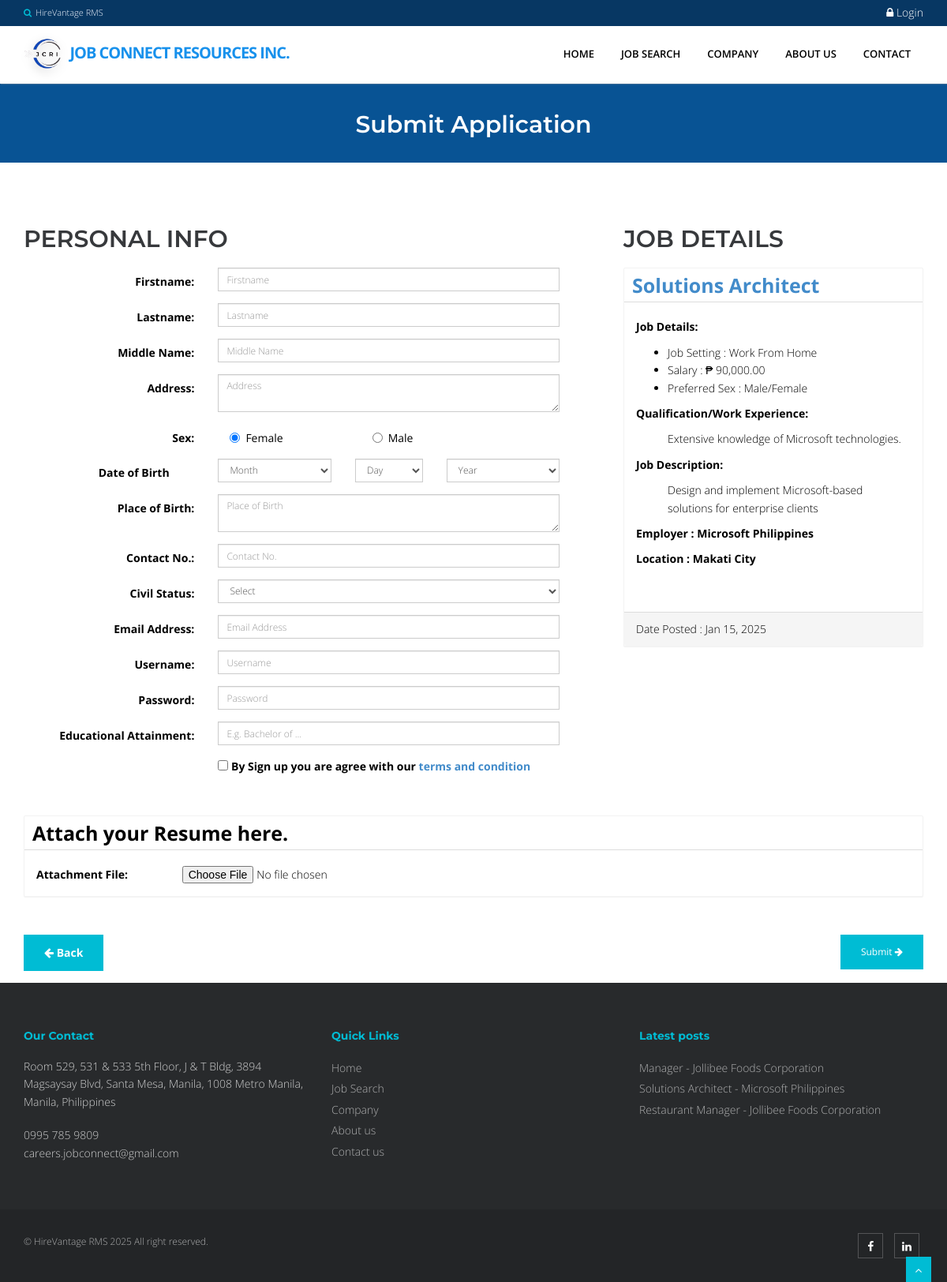
The app's page /index.php?q=apply&job=9, older data.
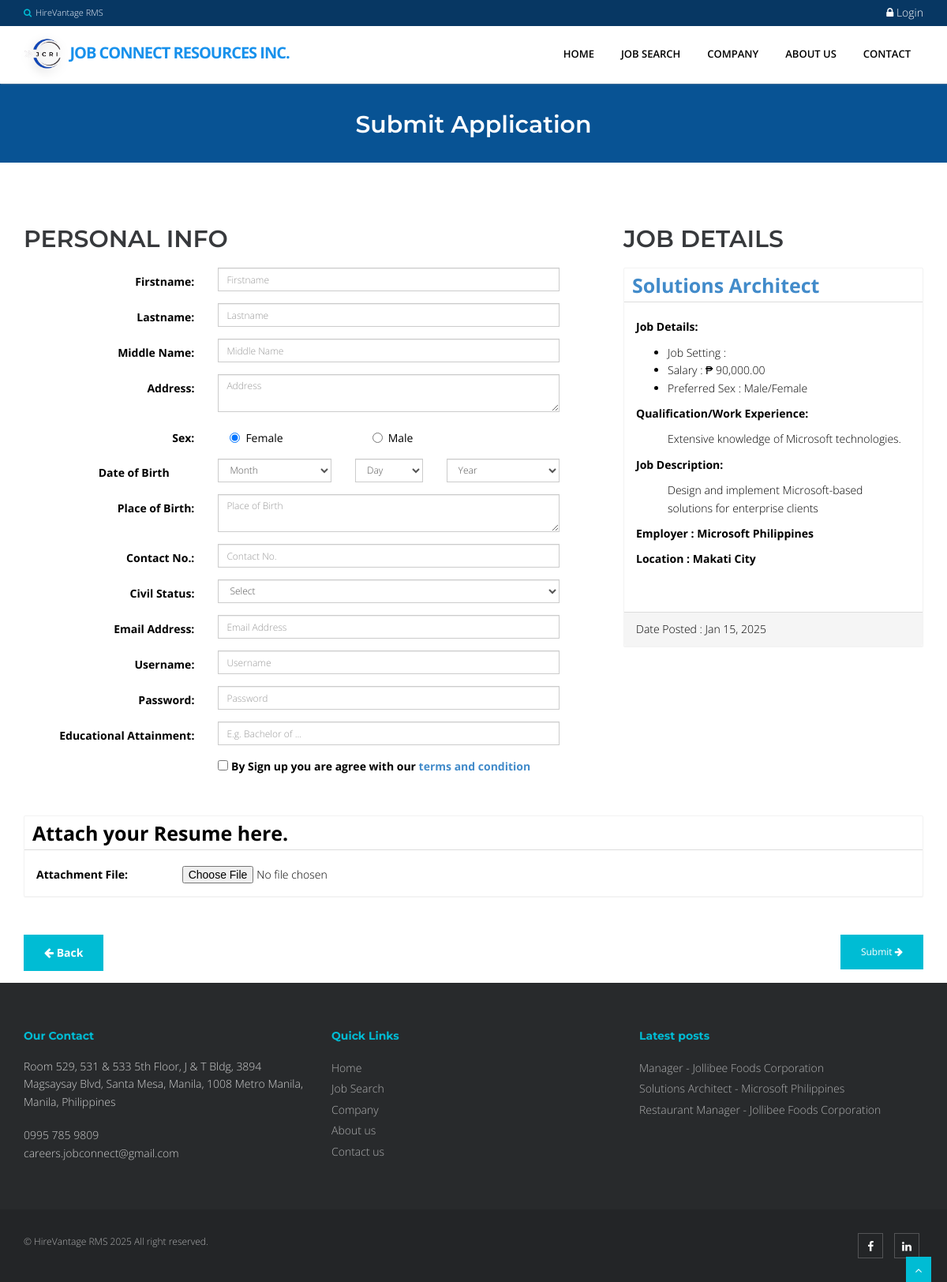
The same page, newer data.
### tables this page shows
CREATE TABLE `tbljob` (
  `JOBID` int(11) NOT NULL,
  `COMPANYID` int(11) NOT NULL,
  `CATEGORY` varchar(250) NOT NULL,
  `OCCUPATIONTITLE` varchar(90) NOT NULL,
  `SALARIES` double NOT NULL,
  `JOBSETTING` varchar(30) NOT NULL,
  `QUALIFICATION_WORKEXPERIENCE` text NOT NULL,
  `JOBDESCRIPTION` text NOT NULL,
  `PREFEREDSEX` varchar(30) NOT NULL,
  `JOBSTATUS` varchar(90) NOT NULL,
  `PUBLISHERID` varchar(30) NOT NULL,
  `DATEPOSTED` datetime NOT NULL,
  `DATEUPDATED` datetime DEFAULT NULL
);

CREATE TABLE `tblcompany` (
  `COMPANYID` int(11) NOT NULL,
  `COMPANYNAME` varchar(90) NOT NULL,
  `COMPANYADDRESS` varchar(90) NOT NULL,
  `COMPANYCONTACTNO` varchar(30) NOT NULL,
  `COMPANYSTATUS` varchar(90) NOT NULL,
  `COMPANYMISSION` text NOT NULL
);

### index.php (called while the page is built, shortened)
<?php
require_once("include/initialize.php");
$view = (isset($_GET['q']) && $_GET['q'] != '') ? $_GET['q'] : '';
switch ($view) {
	case 'apply' :
        $title="Submit Application";
		break;
}
require_once("theme/templates.php");
?>

### include/database.php (called while the page is built, shortened)
<?php
class Database {
    private $conn;
    private $sql_string = '';
    public function open_connection() {
        $this->conn = new mysqli(server, user, pass, database_name);
    }
    public function setQuery($sql = '') {
        $this->sql_string = $sql;
    }
    public function executeQuery() {
        $result = $this->conn->query($this->sql_string);
        return $result;
    }
    private function confirm_query($result) {
        return $result;
    }
    public function loadResultList($key = '') {
        $cur = $this->executeQuery();
        $array = [];
        while ($row = $cur->fetch_object()) {
            if ($key) {
                $array[$row->$key] = $row;
            } else {
                $array[] = $row;
            }
        }
        return $array;
    }
    public function loadSingleResult() {
        $cur = $this->executeQuery();
        $data = $cur->fetch_object();
        return $data;
    }
}
$mydb = new Database();
?>

### theme/templates.php (the view, shortened to what the rows shown need)
 <!DOCTYPE html>
<html lang="en">
<head>
<link href="<?php echo web_root; ?>plugins/home-plugins/css/bootstrap.min.css" rel="stylesheet" />
<link href="<?php echo web_root; ?>plugins/home-plugins/css/fancybox/jquery.fancybox.css" rel="stylesheet">
<link href="<?php echo web_root; ?>plugins/home-plugins/css/flexslider.css" rel="stylesheet" />
<link href="<?php echo web_root; ?>plugins/home-plugins/css/style.css" rel="stylesheet" />
<link rel="stylesheet" href="<?php echo web_root;?>plugins/font-awesome/css/font-awesome.min.css">
<link rel="stylesheet" href="<?php echo web_root;?>plugins/dataTables/jquery.dataTables.min.css">
<link rel="stylesheet" href="<?php echo web_root;?>plugins/dataTables/jquery.dataTables_themeroller.css">
<link href="<?php echo web_root; ?>plugins/datepicker/bootstrap-datetimepicker.min.css" rel="stylesheet" media="screen">
<link href="<?php echo web_root; ?>plugins/datepicker/datepicker3.css" rel="stylesheet" media="screen">
</head>
<body>
<div id="wrapper" class="home-page">
                            <?php
                            $sql = "SELECT * FROM `tblcategory` LIMIT 10";
                            $mydb->setQuery($sql);
                            ?>
      <?php
      if (isset($_GET['q'])) {
        echo '<section id="inner-headline" style="background-color:#085394; height: 100px; padding: 0;">
            <div class="container">
                <div class="row">
                    <div class="col-lg-12">
                        <h2 class="pageTitle">'.$title.'</h2>
                    </div>
                </div>
            </div>
            </section>';
      }
       require_once $content;
        ?>
  <footer>
  <div class="container">
    <div class="row">
      <div class="col-md-4 col-sm-4">
        <div class="widget">
          <ul class="link-list">
            <?php
                  $sql = "SELECT * FROM `tblcompany` c,`tbljob` j WHERE c.`COMPANYID`=j.`COMPANYID`   ORDER BY DATEPOSTED DESC LIMIT 3" ;
                  $mydb->setQuery($sql);
                  $cur = $mydb->loadResultList();
                  foreach ($cur as $result) {
                    echo ' <li><a href="'.web_root.'index.php?q=viewjob&search='.$result->JOBID.'">'.$result->OCCUPATIONTITLE. ' - '. $result->COMPANYNAME .'</a></li>';
                  }
              ?>
          </ul>
        </div>
      </div>
    </div>
  </div>
  </footer>
</div>
</body>
</html>

### applicationform.php (shortened to what the rows shown need)
<section id="content">
  <div class="container content">
    <?php
    if (isset($_GET['job'])) {
        $jobid = $_GET['job'];
    } else {
        $jobid = '';
    }
    $sql = "SELECT * FROM `tblcompany` c,`tbljob` j WHERE c.`COMPANYID`=j.`COMPANYID` AND JOBID = $jobid ORDER BY DATEPOSTED DESC";
    $mydb->setQuery($sql);
    $result = $mydb->loadSingleResult();
    ?>
    <?php
    $userApplied = false;
    $uploadedFileName = '';
    if (isset($_SESSION['APPLICANTID'])) {
        $applicantId = $_SESSION['APPLICANTID'];
        $jobId = $result->JOBID;
        $checkApplicationQuery = "SELECT * FROM `tblattachmentfile` WHERE `USERATTACHMENTID` = '$applicantId' AND `JOBID` = '$jobId'";
        $mydb->setQuery($checkApplicationQuery);
        $resultSet = $mydb->executeQuery();
        if ($mydb->num_rows($resultSet) > 0) {
            $userApplied = true;
            $row = $mydb->fetch_array($resultSet);
            $filelocation = $row['FILE_LOCATION'];
            $uploadedFileName = $row['FILE_NAME'];
        }
    ?>
    <div class="col-sm-12">
        <div class="row">
            <h2 class="">Job Details</h2>
            <div class="panel">
                <div class="panel-header">
                    <div style="border-bottom: 1px solid #ddd; padding: 10px; font-size: 25px; font-weight: bold; color: #000; margin-bottom: 5px;">
                        <a href="<?php echo web_root.'index.php?q=viewjob&search='.$result->JOBID; ?>">
                            <?php echo $result->OCCUPATIONTITLE; ?>
                        </a>
                        <p style="font-size: 14px; font-weight: normal; margin: 5px 0 0;">
                            &nbsp;<?php echo $result->COMPANYNAME; ?>, <?php echo $result->COMPANYADDRESS; ?>
                        </p>
                    </div>
                </div>
                <div class="panel-body">
                    <div class="row contentbody">
                        <div class="col-sm-6">
                            <p>Job Details:</p>
                            <ul>
                                <li><i class="fp-ht-food"></i>Job Setting : <?php echo $result->JOBSETTING; ?></li>
                                <li><i class="fp-ht-food"></i>Salary : ₱ <?php echo number_format($result->SALARIES,2); ?></li>
                                <li><i class="fp-ht-tv"></i>Preferred Sex : <?php echo $result->PREFEREDSEX; ?></li>
                            </ul>
                        </div>
                        <div class="col-sm-12">
                            <p>Qualification/Work Experience:</p>
                            <ul style="list-style: none;">
                                <li><?php echo $result->QUALIFICATION_WORKEXPERIENCE; ?></li>
                            </ul>
                        </div>
                        <div class="col-sm-12">
                            <p>Job Description:</p>
                            <ul style="list-style: none;">
                                <li><?php echo $result->JOBDESCRIPTION; ?></li>
                            </ul>
                        </div>
                    </div>
                </div>
                <div class="panel-footer">
                    Date Posted : <?php echo date_format(date_create($result->DATEPOSTED),'M d, Y'); ?>
                </div>
            </div>
        </div>
    </div>
    <form class="form-horizontal span6" action="process.php?action=submitapplication&JOBID=<?php echo $result->JOBID; ?>" enctype="multipart/form-data" method="POST">
        <div class="col-sm-12">
            <div class="row">
                <div class="panel panel-default">
                    <div class="panel-header">
                        <div style="border-bottom: 1px solid #ddd;padding: 10px;font-size: 25px;font-weight: bold;color: #000;margin-bottom: 5px;">
                            <?php if ($userApplied): ?>
                                Attached File: <strong><a href="<?php echo web_root . 'applicant/' . $filelocation; ?>" target="_blank">
                                    <?php echo htmlspecialchars($uploadedFileName); ?></a></strong>
                            <?php else: ?>
                                Attach your Resume here.
                                <input name="JOBID" type="hidden" value="<?php echo $_GET['job']; ?>">
                            <?php endif; ?>
                        </div>
                    </div>
                    <?php if (!$userApplied): ?>
                    <div class="panel-body">
                        <label class="col-md-2" for="picture" style="padding: 0;margin: 0;">Attachment File:</label>
                        <div class="col-md-10" style="padding: 0;margin: 0;">
                            <input id="picture" name="picture" type="file">
                            <input name="MAX_FILE_SIZE" type="hidden" value="1000000">
                        </div>
                    </div>
                    <?php endif; ?>
                </div>
            </div>
        </div>
        <div class="form-group">
            <div class="col-md-12">
                <?php if ($userApplied): ?>
                    <button class="btn btn-secondary btn-sm pull-right" disabled><strong>Applied</strong></button>
                <?php else: ?>
                    <button class="btn btn-primary btn-sm pull-right" name="submit" type="submit"><strong>Submit <span class="fa fa-arrow-right"></span></strong></button>
                <?php endif; ?>
                <a href="#" onclick="window.history.go(-1); return false;" class="btn btn-info">
                    <span class="fa fa-arrow-left"></span><strong> Back</strong>
                </a>
            </div>
        </div>
    </form>
    <?php } else { ?>
    <form class="form-horizontal span6 wow fadeInDown" action="process.php?action=submitapplication&JOBID=<?php echo $result->JOBID; ?>" enctype="multipart/form-data" method="POST">
        <div class="col-sm-8">
            <div class="row">
                <h2 class="">Personal Info</h2>
                    <?php require_once('applicantform.php') ?>
            </div>
        </div>
        <div class="col-sm-4">
            <div class="row">
                <h2 class="">Job Details</h2>
                <div class="panel">
                    <div class="panel-header">
                        <div style="border-bottom: 1px solid #ddd;padding: 10px;font-size: 25px;font-weight: bold;color: #000;margin-bottom: 5px;">
                            <a href="<?php echo web_root.'index.php?q=viewjob&search='.$result->JOBID;?>"><?php echo $result->OCCUPATIONTITLE; ?></a>
                        </div>
                    </div>
                    <div class="panel-body">
                        <div class="row contentbody">
                            <div class="col-sm-12">
                                <p>Job Details:</p>
                                <ul>
                                    <li><i class="fp-ht-tv"></i>Job Setting : <?php echo $result->JOBSETTING; ?></li>
                                    <li><i class="fp-ht-food"></i>Salary : ₱ <?php echo number_format($result->SALARIES, 2); ?></li>
                                    <li><i class="fp-ht-tv"></i>Preferred Sex : <?php echo $result->PREFEREDSEX; ?></li>
                                </ul>
                            </div>
                            <div class="col-sm-12">
                                <p>Qualification/Work Experience:</p>
                                <ul style="list-style: none;">
                                    <li><?php echo $result->QUALIFICATION_WORKEXPERIENCE; ?></li>
                                </ul>
                            </div>
                            <div class="col-sm-12">
                                <p>Job Description:</p>
                                <ul style="list-style: none;">
                                    <li><?php echo $result->JOBDESCRIPTION; ?></li>
                                </ul>
                            </div>
                            <div class="col-sm-12">
                                <p>Employer : <?php echo $result->COMPANYNAME; ?></p>
                                <p>Location : <?php echo $result->COMPANYADDRESS; ?></p>
                            </div>
                        </div>
                    </div>
                    <div class="panel-footer">
                        Date Posted : <?php echo date_format(date_create($result->DATEPOSTED), 'M d, Y'); ?>
                    </div>
                </div>
            </div>
        </div>
        <div class="col-sm-12">
            <div class="row">
                <div class="panel panel-default">
                    <div class="panel-header">
                        <div style="border-bottom: 1px solid #ddd;padding: 10px;font-size: 25px;font-weight: bold;color: #000;margin-bottom: 5px;">
                            Attach your Resume here.
                        </div>
                    </div>
                    <div class="panel-body">
                        <label class="col-md-2" for="picture" style="padding: 0;margin: 0;">Attachment File:</label>
                        <div class="col-md-10" style="padding: 0;margin: 0;">
                            <input id="picture" name="picture" type="file">
                        </div>
                    </div>
                </div>
            </div>
        </div>
        <div class="form-group">
            <div class="col-md-12">
                <button class="btn btn-primary btn-sm pull-right" name="submit" type="submit">Submit <span class="fa fa-arrow-right"></span></button>
                <a href="index.php" class="btn btn-info"><span class="fa fa-arrow-left"></span>&nbsp;<strong>Back</strong></a>
            </div>
        </div>
    </form>
    <?php } ?>
  </div>
</section>

Row changes from the older to the newer data that the page shows:
changed tbljob "Solutions Architect": JOBSETTING "Work From Home" → (not shown)
